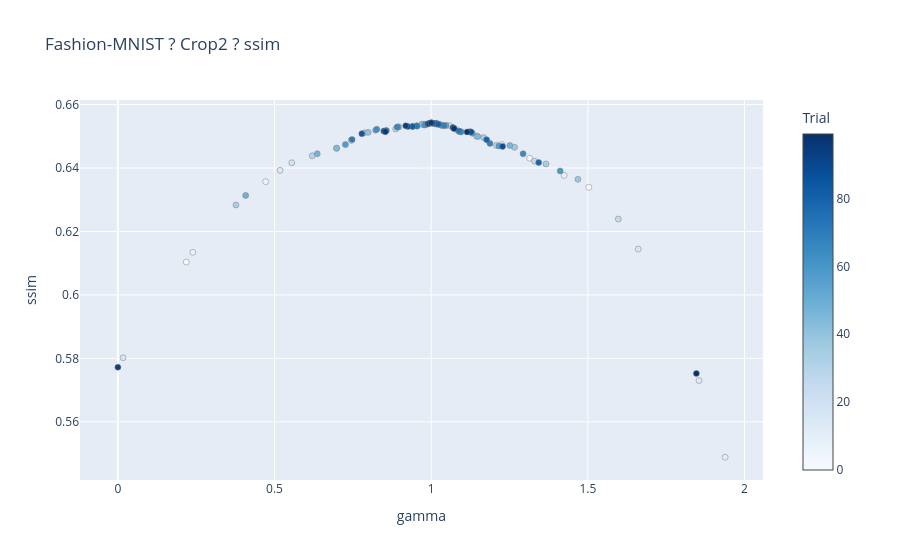
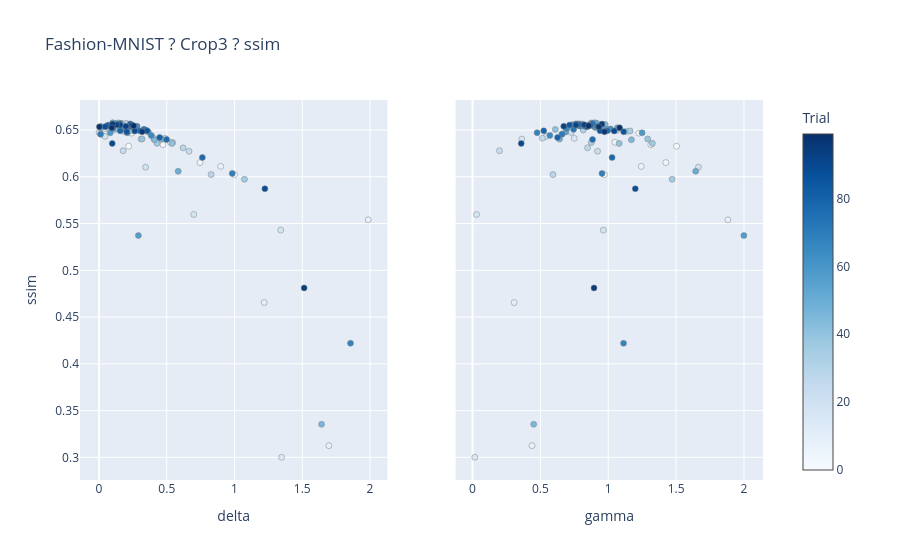

The cell these charts' notebook holds for them, in order:
### Code cell
run_experiment("fashion", "ssim")
